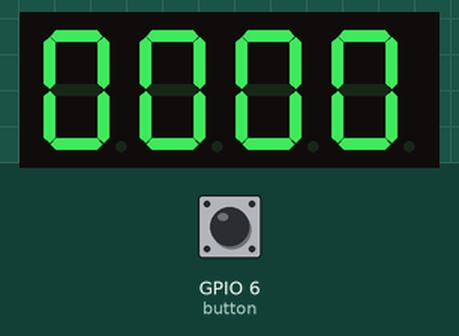
This program was run on a simulated ESP8266 board running MicroPython. Parts: 4-digit seven-segment display. The inputs (shaded band) are chosen by the test bench; at power-on: GPIO 6 (button) HIGH. Library files of the repository ran but are not shown: tm1637.py.

Above: at 1.2 s.
1.3 s: GPIO 6 (button) pulled LOW for 0.15 s
At 2.1 s:
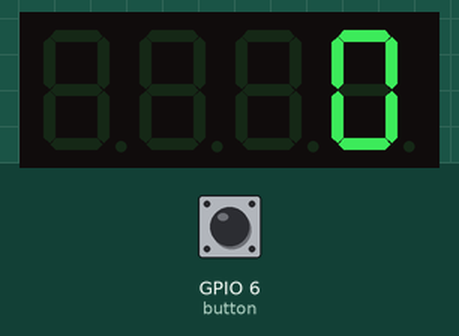
At 2.6 s:
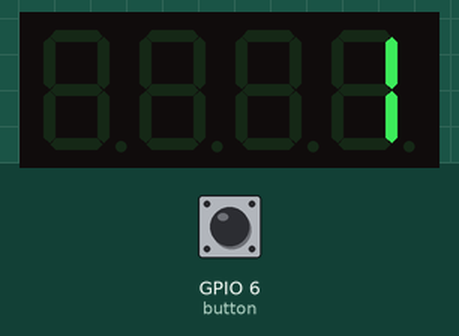
Timing chart, 0 to 4.3 s (numbered marks = the images above; inputs shaded):
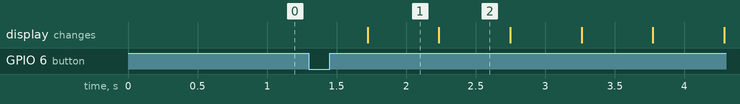

The program:

sevenSegment_Display_ExtraMile.py
```python
#!/usr/bin/env python
# -*-coding:utf-8 -*-
'''
@File    :   sevenSegment_Display_ExtraMile.py
@Time    :   2024/03/26 22:06:43
@Author  :   Uras Ayanoglu
@Version :   1.0
@Contact :   uras.ayanoglu@edu.turkuamk.fi
@License :   (C)Copyright 2024, Uras Ayanoglu
@Desc    :   A simple micropython program to display numbers on a Catalex 3642BH 4-digit display module
@Platform:   AI-Thinker NodeMCU ESP12k ESP32-S2 on MicroPython v1.22.2
'''

'''
Pin connections between Catalex 3642BH 4-digit display module and AI-Thinker NodeMCU ESP12k ESP32-S2:

CLK (Display Pin 1) to NodeMCU GPIO9
DIO (Display Pin 2) to NodeMCU GPIO08
VCC (Display Pin 3) to NodeMCU 5V
GND (Display Pin 4) to NodeMCU GND

Button Connection:
Button 1 to NodeMCU GPIO6

'''

from machine import Pin
from time import sleep
import tm1637  # Importing the TM1637 library for Catalex 3642BH 4-digit display module

# Set up the display
CLK = Pin(9, Pin.OUT)   # CLK pin
DIO = Pin(8, Pin.OUT)   # DIO pin
display = tm1637.TM1637(clk=CLK, dio=DIO)

# Define the GPIO pin for the button
button = Pin(6, Pin.IN)

def debounce_button():
    if button.value() == 0:
        sleep(0.2)  # Debounce delay
        return True
    return False

state = 0  # Start with displaying 0

while True:
    if debounce_button():
        state = 1 - state
        sleep(0.2)  # Delay to prevent immediate re-toggle

    if state == 0:
        # State 0: Display 0 0 0 0
        display.show('0000')
    else:
        # State 1: Counting loop
        for number in range(10):
            if debounce_button():
                state = 0
                break
            display.number(number)  # Using the number() method for displaying numbers
            sleep(0.5)  # Adjust the delay as needed
```

Measured:
- after the input at 1.3 s, the display: changes after 0.42 s (image 1)
- what the display in image 1 shows lasts 0.5 s, from 1.7 s to 2.2 s
